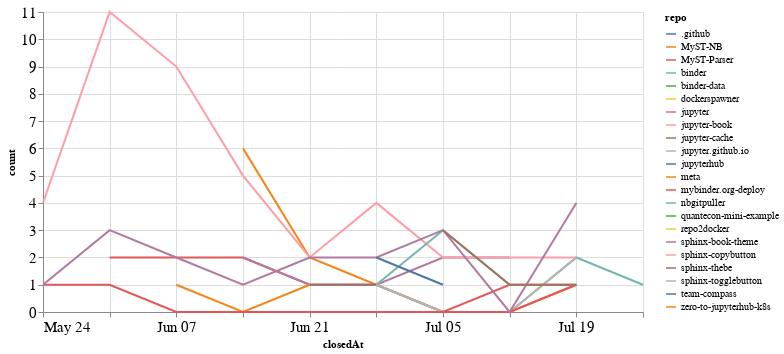

The cell this chart's notebook holds for it:
### Code cell
closed_by_time = closed_by.groupby('repo').resample('W', on='closedAt').count()['author'].reset_index()
closed_by_time = closed_by_time.rename(columns={'author': 'count'})

alt.Chart(closed_by_time, width=600).mark_line().encode(
    x='closedAt',
    y='count',
    color='repo',
    tooltip="repo"
)

### Figure 1 — Vega-Lite specification as saved in the notebook (floating-point values rounded to 4 significant figures)
{"config": {"axisLeft": {"labelFontSize": 15}, "axisBottom": {"labelFontSize": 15}}, "data": {"name": "data-870490f0b5fc658cc711453834dda5e3"}, "mark": "line", "encoding": {"color": {"type": "nominal", "field": "repo"}, "tooltip": {"type": "nominal", "field": "repo"}, "x": {"type": "temporal", "field": "closedAt"}, "y": {"type": "quantitative", "field": "count"}}, "width": 600, "$schema": "https://vega.github.io/schema/vega-lite/v4.8.1.json", "datasets": {"data-870490f0b5fc658cc711453834dda5e3": [{"repo": ".github", "closedAt": "2020-07-05T00:00:00", "count": 1}, {"repo": "MyST-NB", "closedAt": "2020-06-14T00:00:00", "count": 6}, {"repo": "MyST-NB", "closedAt": "2020-06-21T00:00:00", "count": 2}, {"repo": "MyST-NB", "closedAt": "2020-06-28T00:00:00", "count": 1}, {"repo": "MyST-NB", "closedAt": "2020-07-05T00:00:00", "count": 0}, {"repo": "MyST-NB", "closedAt": "2020-07-12T00:00:00", "count": 0}, {"repo": "MyST-NB", "closedAt": "2020-07-19T00:00:00", "count": 1}, {"repo": "MyST-Parser", "closedAt": "2020-05-31T00:00:00", "count": 2}, {"repo": "MyST-Parser", "closedAt": "2020-06-07T00:00:00", "count": 2}, {"repo": "MyST-Parser", "closedAt": "2020-06-14T00:00:00", "count": 2}, {"repo": "MyST-Parser", "closedAt": "2020-06-21T00:00:00", "count": 1}, {"repo": "MyST-Parser", "closedAt": "2020-06-28T00:00:00", "count": 1}, {"repo": "MyST-Parser", "closedAt": "2020-07-05T00:00:00", "count": 0}, {"repo": "MyST-Parser", "closedAt": "2020-07-12T00:00:00", "count": 1}, {"repo": "MyST-Parser", "closedAt": "2020-07-19T00:00:00", "count": 1}, {"repo": "binder", "closedAt": "2020-06-28T00:00:00", "count": 1}, {"repo": "binder", "closedAt": "2020-07-05T00:00:00", "count": 0}, {"repo": "binder", "closedAt": "2020-07-12T00:00:00", "count": 0}, {"repo": "binder", "closedAt": "2020-07-19T00:00:00", "count": 2}, {"repo": "binder", "closedAt": "2020-07-26T00:00:00", "count": 1}, {"repo": "binder-data", "closedAt": "2020-06-21T00:00:00", "count": 1}, {"repo": "dockerspawner", "closedAt": "2020-06-28T00:00:00", "count": 2}, {"repo": "jupyter", "closedAt": "2020-06-14T00:00:00", "count": 2}, {"repo": "jupyter", "closedAt": "2020-06-21T00:00:00", "count": 1}, {"repo": "jupyter", "closedAt": "2020-06-28T00:00:00", "count": 1}, {"repo": "jupyter", "closedAt": "2020-07-05T00:00:00", "count": 2}, {"repo": "jupyter", "closedAt": "2020-07-12T00:00:00", "count": 2}, {"repo": "jupyter-book", "closedAt": "2020-05-24T00:00:00", "count": 4}, {"repo": "jupyter-book", "closedAt": "2020-05-31T00:00:00", "count": 11}, {"repo": "jupyter-book", "closedAt": "2020-06-07T00:00:00", "count": 9}, {"repo": "jupyter-book", "closedAt": "2020-06-14T00:00:00", "count": 5}, {"repo": "jupyter-book", "closedAt": "2020-06-21T00:00:00", "count": 2}, {"repo": "jupyter-book", "closedAt": "2020-06-28T00:00:00", "count": 4}, {"repo": "jupyter-book", "closedAt": "2020-07-05T00:00:00", "count": 2}, {"repo": "jupyter-book", "closedAt": "2020-07-12T00:00:00", "count": 2}, {"repo": "jupyter-book", "closedAt": "2020-07-19T00:00:00", "count": 2}, {"repo": "jupyter-cache", "closedAt": "2020-06-21T00:00:00", "count": 1}, {"repo": "jupyter-cache", "closedAt": "2020-06-28T00:00:00", "count": 1}, {"repo": "jupyter.github.io", "closedAt": "2020-06-28T00:00:00", "count": 1}, {"repo": "jupyter.github.io", "closedAt": "2020-07-05T00:00:00", "count": 0}, {"repo": "jupyter.github.io", "closedAt": "2020-07-12T00:00:00", "count": 0}, {"repo": "jupyter.github.io", "closedAt": "2020-07-19T00:00:00", "count": 2}, {"repo": "jupyterhub", "closedAt": "2020-07-12T00:00:00", "count": 1}, {"repo": "meta", "closedAt": "2020-06-07T00:00:00", "count": 1}, {"repo": "meta", "closedAt": "2020-06-14T00:00:00", "count": 0}, {"repo": "meta", "closedAt": "2020-06-21T00:00:00", "count": 1}, {"repo": "mybinder.org-deploy", "closedAt": "2020-05-24T00:00:00", "count": 1}, {"repo": "mybinder.org-deploy", "closedAt": "2020-05-31T00:00:00", "count": 1}, {"repo": "mybinder.org-deploy", "closedAt": "2020-06-07T00:00:00", "count": 0}, {"repo": "mybinder.org-deploy", "closedAt": "2020-06-14T00:00:00", "count": 0}, {"repo": "mybinder.org-deploy", "closedAt": "2020-06-21T00:00:00", "count": 0}, {"repo": "mybinder.org-deploy", "closedAt": "2020-06-28T00:00:00", "count": 0}, {"repo": "mybinder.org-deploy", "closedAt": "2020-07-05T00:00:00", "count": 0}, {"repo": "mybinder.org-deploy", "closedAt": "2020-07-12T00:00:00", "count": 0}, {"repo": "mybinder.org-deploy", "closedAt": "2020-07-19T00:00:00", "count": 1}, {"repo": "nbgitpuller", "closedAt": "2020-06-28T00:00:00", "count": 1}, {"repo": "nbgitpuller", "closedAt": "2020-07-05T00:00:00", "count": 3}, {"repo": "nbgitpuller", "closedAt": "2020-07-12T00:00:00", "count": 1}, {"repo": "quantecon-mini-example", "closedAt": "2020-06-21T00:00:00", "count": 1}, {"repo": "repo2docker", "closedAt": "2020-06-14T00:00:00", "count": 1}, {"repo": "sphinx-book-theme", "closedAt": "2020-05-24T00:00:00", "count": 1}, {"repo": "sphinx-book-theme", "closedAt": "2020-05-31T00:00:00", "count": 3}, {"repo": "sphinx-book-theme", "closedAt": "2020-06-07T00:00:00", "count": 2}, {"repo": "sphinx-book-theme", "closedAt": "2020-06-14T00:00:00", "count": 1}, {"repo": "sphinx-book-theme", "closedAt": "2020-06-21T00:00:00", "count": 2}, {"repo": "sphinx-book-theme", "closedAt": "2020-06-28T00:00:00", "count": 2}, {"repo": "sphinx-book-theme", "closedAt": "2020-07-05T00:00:00", "count": 3}, {"repo": "sphinx-book-theme", "closedAt": "2020-07-12T00:00:00", "count": 0}, {"repo": "sphinx-book-theme", "closedAt": "2020-07-19T00:00:00", "count": 4}, {"repo": "sphinx-copybutton", "closedAt": "2020-06-21T00:00:00", "count": 2}, {"repo": "sphinx-thebe", "closedAt": "2020-07-05T00:00:00", "count": 3}, {"repo": "sphinx-thebe", "closedAt": "2020-07-12T00:00:00", "count": 1}, {"repo": "sphinx-thebe", "closedAt": "2020-07-19T00:00:00", "count": 1}, {"repo": "sphinx-togglebutton", "closedAt": "2020-06-14T00:00:00", "count": 1}, {"repo": "team-compass", "closedAt": "2020-06-28T00:00:00", "count": 2}, {"repo": "team-compass", "closedAt": "2020-07-05T00:00:00", "count": 1}, {"repo": "zero-to-jupyterhub-k8s", "closedAt": "2020-07-05T00:00:00", "count": 1}]}}
